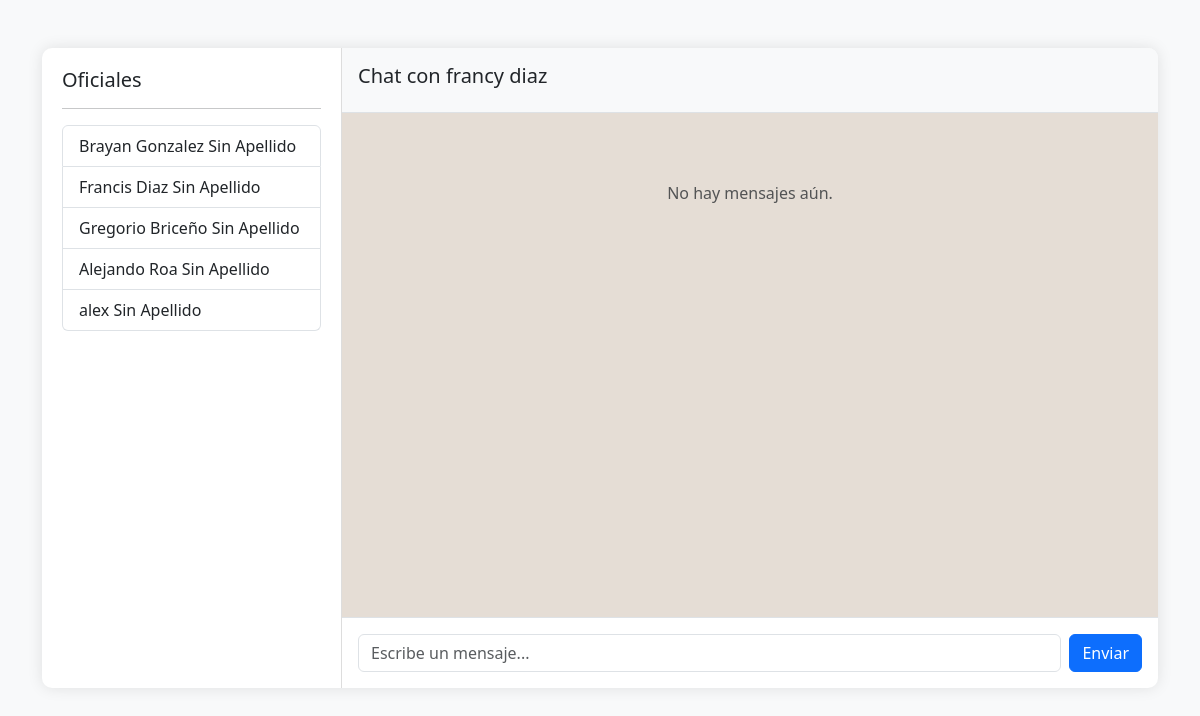
Before: /chat/francy/ (signed in) with the older database file.
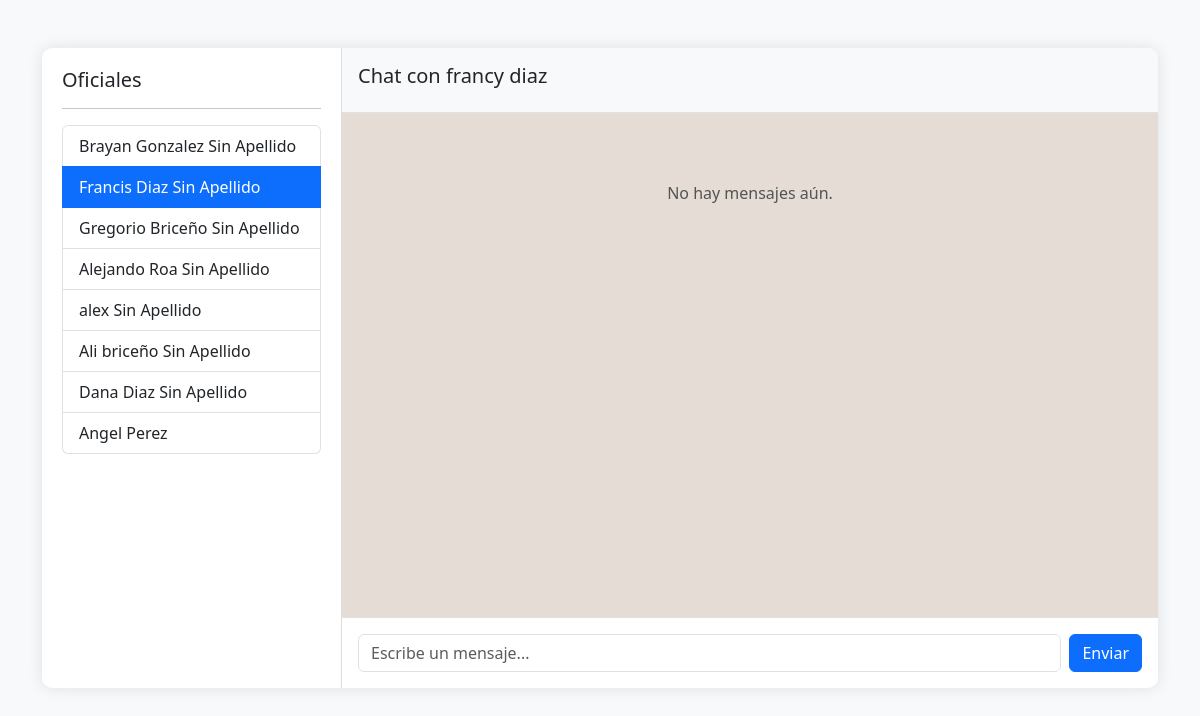
After: the same page with the newer database file.
### seguridad_unellez/models.py (models this page shows, shortened)
class Guardia(models.Model):
    user = models.OneToOneField(User, on_delete=models.CASCADE, null=True, blank=True, verbose_name="Usuario de Sistema")
    nombre = models.CharField(max_length=100)
    apellido = models.CharField(max_length=100, default="Sin Apellido")
    email = models.EmailField(unique=True, null=True, blank=True)
    cedula = models.CharField(max_length=20)
    turno = models.CharField(max_length=50)
    area_asignada = models.CharField(max_length=100)
    horas_trabajadas = models.IntegerField(default=0)
    dias_trabajados = models.IntegerField(default=0)
    foto = models.ImageField(upload_to='perfiles/', null=True, blank=True, verbose_name="Foto de Perfil")
    ESTATUS_CHOICES = [
        ('Activo', 'Activo'),
        ('Pendiente', 'Pendiente'),
        ('Inactivo', 'Inactivo'),
        ('Bloqueado', 'Bloqueado'),
    ]
    estatus = models.CharField(max_length=20, choices=ESTATUS_CHOICES, default='Activo')
    esta_bloqueado = models.BooleanField(default=False, verbose_name="¿Cuenta Bloqueada?")

### seguridad_unellez/views.py (the view, shortened to what this page needs)
# urls.py: path('chat/<str:username>/', views.chat_directo, name='chat_directo'),
@login_required
@verificar_bloqueo
def chat_directo(request, username=None):
    guardias = Guardia.objects.exclude(user=request.user)
    mensajes = []
    receptor = None
    if username:
        receptor = User.objects.filter(username=username).first()
        if receptor:
            Mensaje.objects.filter(emisor__user=receptor, receptor=request.user, leido=False).update(leido=True)
            mensajes = Mensaje.objects.filter(
                (Q(emisor__user=request.user) & Q(receptor=receptor)) |
                (Q(emisor__user=receptor) & Q(receptor=request.user))
            ).order_by('fecha_envio')
        else:
            messages.error(request, "El usuario seleccionado no existe.")
    return render(request, 'seguridad_unellez/chat_directo.html', {
        'guardias': guardias,
        'mensajes': mensajes,
        'receptor': receptor
    })

### seguridad_unellez/views.py (called while the page is built)
def verificar_bloqueo(view_func):
    @wraps(view_func)
    def wrapper(request, *args, **kwargs):
        guardia = Guardia.objects.filter(user=request.user).first()
        if guardia and guardia.esta_bloqueado:
            messages.error(request, "Tu cuenta ha sido suspendida hasta nuevo aviso. Acceso denegado.")
            logout(request)
            return redirect('login')
        return view_func(request, *args, **kwargs)
    return wrapper

### seguridad_unellez/templates/seguridad_unellez/chat_directo.html (shortened to what this page needs)
<!DOCTYPE html>
<html lang="es">
<head>
    <link href="https://cdn.jsdelivr.net/npm/bootstrap@5.3.0/dist/css/bootstrap.min.css" rel="stylesheet">
</head>
<body>
<div class="container mt-5">
    <div class="chat-container">
        <div class="sidebar">
            <h5>Oficiales</h5>
            <hr>
            <div class="list-group">
                {% for g in guardias %}
                    <a href="{% url 'chat_directo' g.user.username %}" class="list-group-item list-group-item-action {% if receptor.username == g.user.username %}active{% endif %}">
                        {{ g.nombre }} {{ g.apellido }}
                    </a>
                {% endfor %}
            </div>
        </div>
        <div class="chat-main">
            <div class="p-3 border-bottom bg-light">
                {% if receptor %}
                    <h5>Chat con {{ receptor.first_name }} {{ receptor.last_name }}</h5>
                {% else %}
                    <h5>Selecciona un contacto</h5>
                {% endif %}
            </div>
            <div class="messages d-flex flex-column" id="chat-box">
                {% for m in mensajes %}
                    <div class="message {% if m.emisor.user == request.user %}msg-own{% else %}msg-other{% endif %}">
                        <div>{{ m.contenido }}</div>
                        {% if m.emisor.user == request.user %}
                            <div class="text-end status-icon">
                                {% if m.leido %}
                                    <span style="color: #34b7f1;">✓✓</span>
                                {% else %}
                                    <span>✓</span>
                                {% endif %}
                            </div>
                        {% endif %}
                    </div>
                {% empty %}
                    <p class="text-center text-muted mt-5">No hay mensajes aún.</p>
                {% endfor %}
            </div>
            {% if receptor %}
            <form method="POST" class="p-3 border-top d-flex">
                <input type="text" name="contenido" class="form-control me-2" placeholder="Escribe un mensaje..." required autocomplete="off">
                <button type="submit" class="btn btn-primary">Enviar</button>
            </form>
            {% endif %}
        </div>
    </div>
</div>
</body>
</html>

Changed rows visible on the page:
changed Guardia "Francis Diaz": user_id empty → 6 (drawn)
added Guardia: nombre "Ali briceño", apellido "Sin Apellido"
added Guardia: nombre "Dana Diaz", apellido "Sin Apellido"
added Guardia: nombre "Angel", apellido "Perez"
